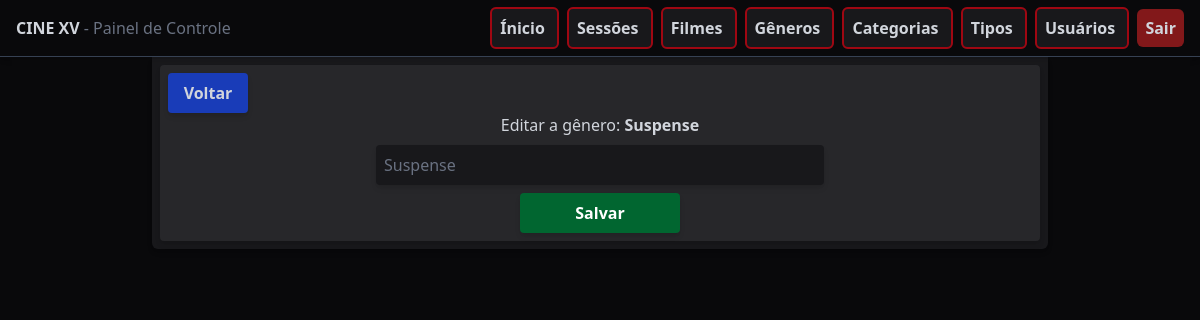
The page /genres/edit/1 (signed in) on the database as committed earlier.
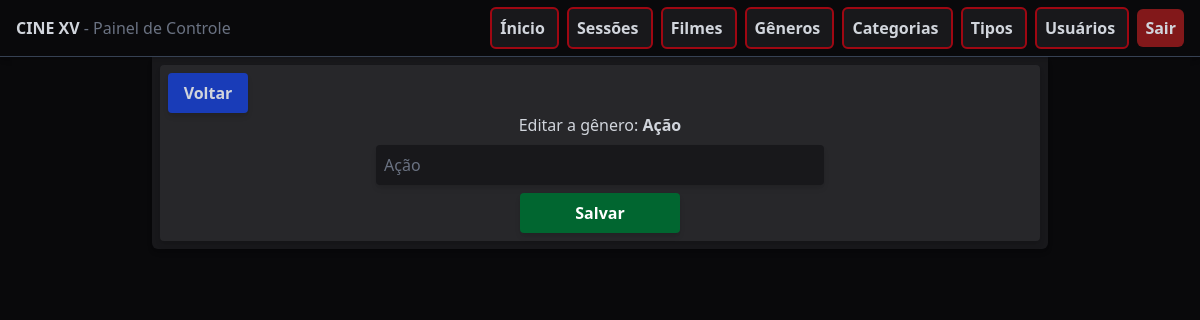
The same page on the database as committed later.
### api/models.py (models this page shows, shortened)
class FilmGenre(models.Model):
    name = models.CharField(max_length=200, unique=True)
    modified_by = models.ForeignKey(User, on_delete=models.SET_NULL, null=True, related_name='mod_genre')
    modified_at = models.DateTimeField(auto_now_add=True)

### control/views.py (the view)
# urls.py: path('genres/edit/<int:id>', views.genre_edit, name='genre-edit'),
@login_required(login_url='user-login')
def genre_edit(request, id):
    genre = get_object_or_404(FilmGenre, id=id)
    if request.method == 'POST':
        form = AddGenreForm(request.POST, instance=genre)
        if form.is_valid():
            genre = form.save(commit=False)
            genre.modified_by = request.user
            genre.modified_at = timezone.now()
            genre.save()
            messages.success(request, "Gênero modificado com sucesso!")
            return redirect('genres')
        else:
            for field, errors in form.errors.items():
                for error in errors:
                    messages.error(request, error)
    else:
        form = AddGenreForm(instance=genre)
    context = {
        'form': form,
        'genre': genre
    }
    return render(request, 'film/genre_edit.html', context)

### control/forms.py
class AddGenreForm(forms.ModelForm):
    class Meta:
        model = FilmGenre
        fields = ['name']
        widgets = {
            'name': forms.TextInput(attrs={
                'class': "w-md bg-zinc-900 hover:bg-zinc-700 transition outline-none p-2 rounded-sm shadow-md",
                'placeholder': "Nome do gênero, ex: Ação, Suspense..."
            })
        }

### control/templates/film/genre_edit.html (shortened to what this page needs)
{% extends 'base.html' %}
{% block content %}
<div class="w-4xl bg-zinc-900 mx-auto p-2 rounded-b-md space-y-2 shadow-md">
    <div class="flex flex-col bg-zinc-800 rounded-sm p-2 shadow-md">
        <a href="{% url 'genres' %}" class="w-20 text-center bg-blue-800 hover:bg-blue-600 transition font-semibold rounded-sm p-2 shadow-md">
            Voltar
        </a>
        <div class="flex flex-col gap-2 text-center items-center">
            <h1 class="font-normal">
                Editar a gênero:
                <span class="font-semibold">{{ genre.name }}</span>
            </h1>
            <form method="POST" class="flex flex-col gap-2 text-gray-500">
                {{ form.name }}
                <button type="submit" class="w-40 mx-auto bg-green-800 hover:bg-green-600 p-2 rounded-sm text-white font-semibold cursor-pointer transition shadow-md">
                    Salvar
                </button>
            </form>
        </div>
    </div>
</div>
{% endblock %}

Rows that differ between the two databases and show on the page:
changed FilmGenre: name "Suspense" → "Ação"
